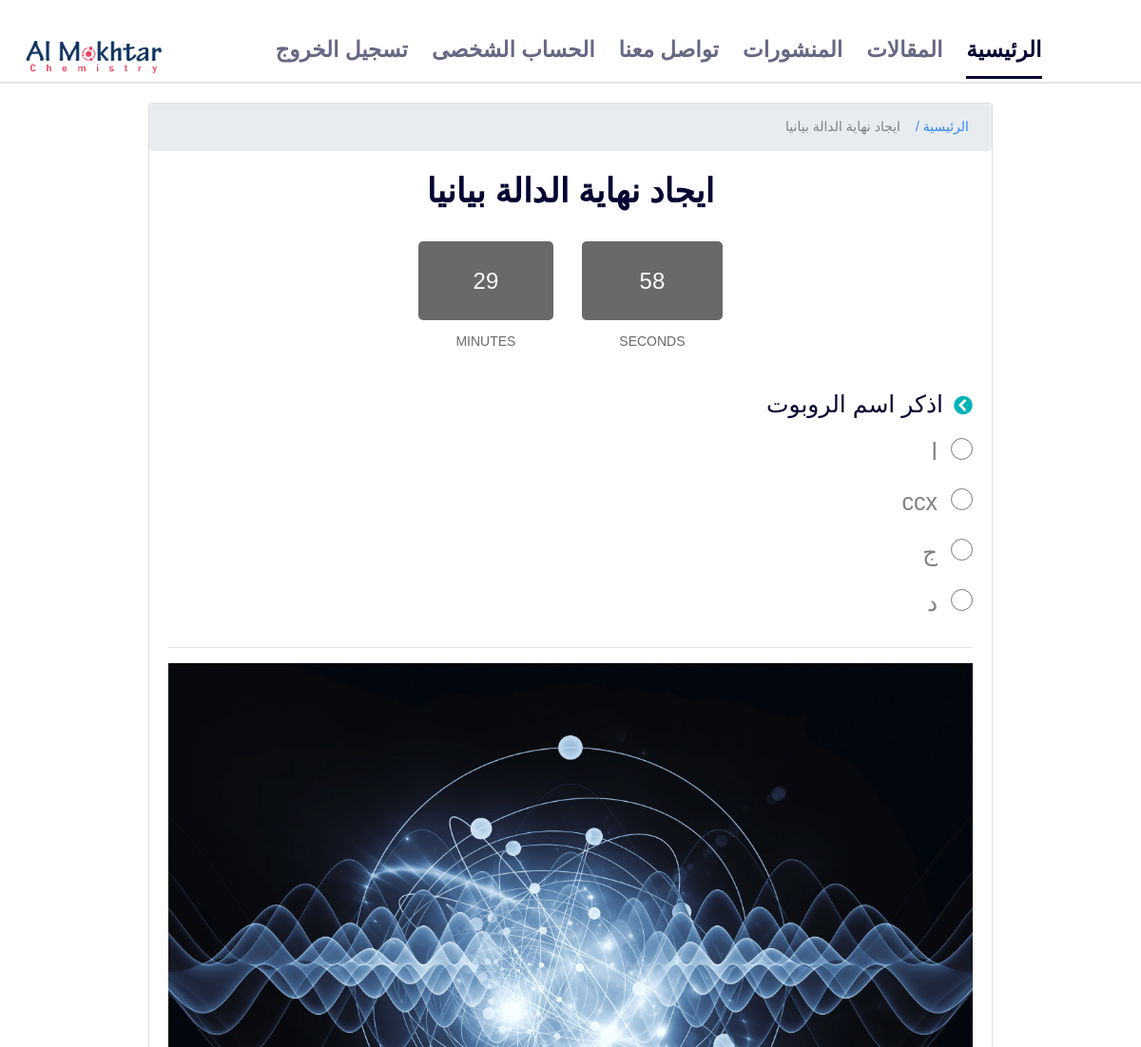
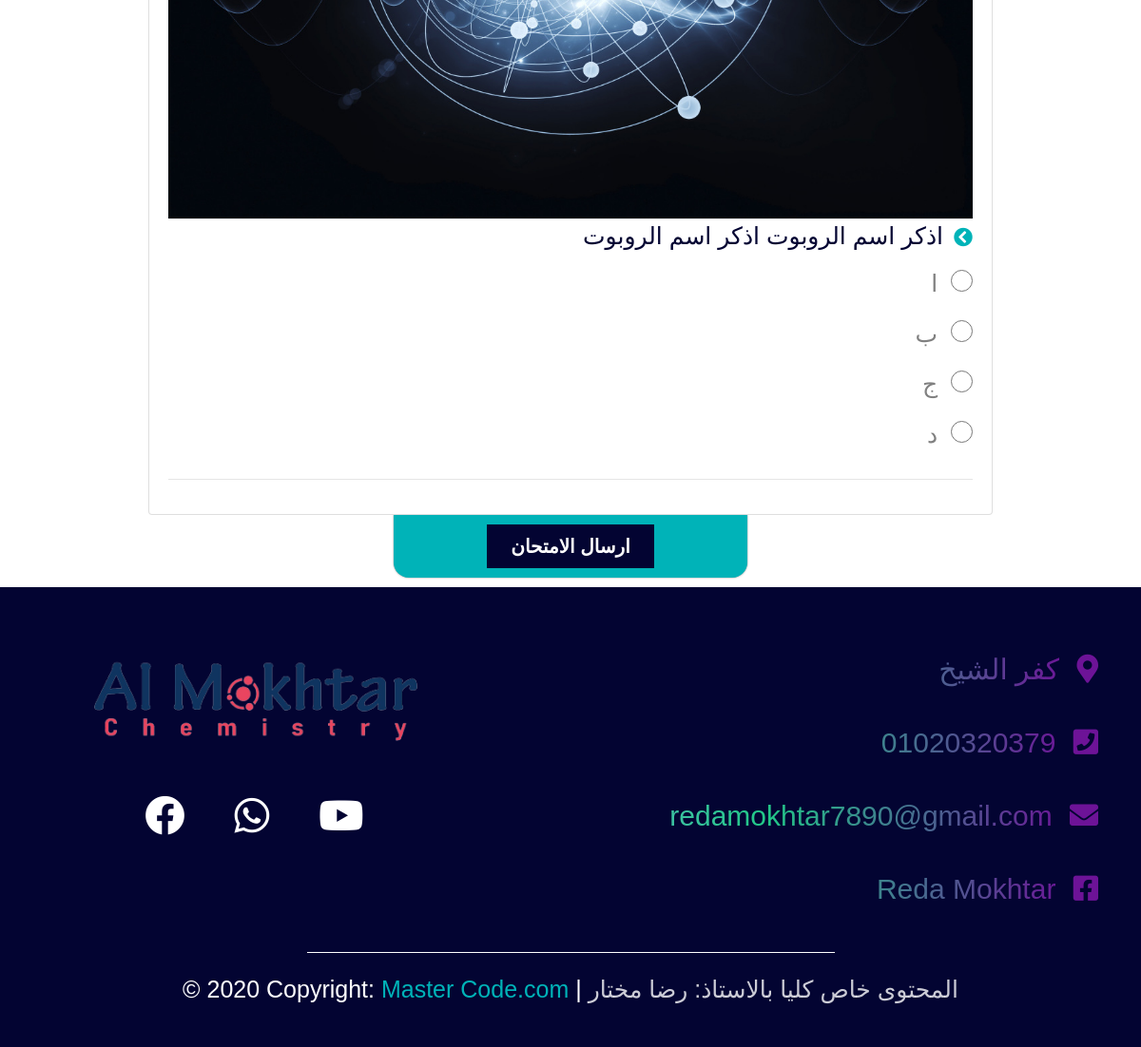
Page /exam.php?exam_id=6 (signed in) on the committed database (2 pictures, top to bottom).
### tables this page shows
CREATE TABLE `exams` (
  `exam_id` int(11) NOT NULL,
  `exam_name` varchar(255) NOT NULL,
  `exam_date` date NOT NULL,
  `categ_id` int(11) NOT NULL,
  `member_id` int(11) NOT NULL,
  `lesson_id` int(11) DEFAULT NULL,
  `link` varchar(225) NOT NULL,
  `exam_desc` text DEFAULT NULL
);

CREATE TABLE `question` (
  `id` int(11) NOT NULL,
  `exam_id` int(11) NOT NULL,
  `ques` text NOT NULL,
  `added_date` date NOT NULL,
  `answer_1` text NOT NULL,
  `answer_2` text NOT NULL,
  `answer_3` text NOT NULL,
  `answer_4` text NOT NULL,
  `right_answer` varchar(255) NOT NULL,
  `photo` varchar(225) NOT NULL
);

### exam.php (the view, shortened to what this page needs)
<?php
	include 'inital.php';
    $getUser = $con->prepare("SELECT * FROM members WHERE username = ?");
    $getUser->execute(array($sessionUser));
    $info = $getUser->fetch();
    if (isset($_SESSION['user']) && $info['regstatus'] == 1) {
        $exam_id = isset($_GET['exam_id']) && is_numeric($_GET['exam_id']) ? intval($_GET['exam_id']) : 0;
        $exams = $con->prepare("SELECT * FROM exams WHERE exam_id = ? ");
        $exams->execute(array($exam_id));
        $count = $exams->rowCount();
        if ($count > 0) {
            $exam = $exams->fetch();
?>
<body>
<div class="wrapper d-flex align-items-stretch">
    <div id="content">
        <?php include $tpl . 'partial/header_2.php'; ?>
        <section class="section7">
            <form class="sign" action="end.php?exam_id=<?php echo $exam['exam_id'];?>" method="POST">
                <div class="container exam">
                    <div class="card">
                        <nav aria-label="breadcrumb">
                            <ol class="breadcrumb">
                                <li class="ml-auto px-2"><?php echo $exam['exam_name'];?></li>
                                <li class="px-2"><a href="course_content.php"> / الرئيسية</a></li>
                            </ol>
                        </nav>
                        <h2 class="card-title text-center"><?php echo $exam['exam_name'];?></h2>
                        <div id="demoB" style="width: 100%;"></div>
                        <div class="card-body">
                                <div class="exam_content text-right">
                                <?php
                                    $stmt = $con->prepare("SELECT
                                                                *
                                                            FROM
                                                                question
                                                            where
                                                            exam_id = ?
                                                            ORDER BY RAND()
                                                            LIMIT 10");
                                    $stmt->execute(array($exam['exam_id']));
                                    $exams = $stmt->fetchAll();
                                    foreach ($exams as $exam ) { ?>
                                        <div class="question">
                                            <?php
                                                if (isset($exam['photo'])&&$exam['photo']!=='') {
                                                    ?>
                                                        <img src="admin/uploads/<?php echo $exam['photo']; ?>" width="100%">
                                                    <?php
                                                }
                                            ?>
                                            <h4> <?php echo$exam['ques']; ?><i class="fas fa-chevron-circle-left"></i></h4>
                                                <label style="font-size: 25px;"><?php echo $exam['answer_1']; ?></label>
                                                <input style="width: 23px;height:23px;" type="radio" name="<?php echo $exam['id']; ?>" value="<?php echo $exam['answer_1']; ?>"><br>
                                                <label style="font-size: 25px;"><?php echo $exam['answer_2']; ?></label>
                                                <input style="width: 23px;height:23px;" type="radio" name="<?php echo $exam['id']; ?>"  value="<?php echo $exam['answer_2']; ?>"><br>
                                                <label style="font-size: 25px;"><?php echo $exam['answer_3']; ?></label>
                                                <input style="width: 23px;height:23px;" type="radio" name="<?php echo $exam['id']; ?>"  value="<?php echo $exam['answer_3']; ?>"><br>
                                                <label style="font-size: 25px;"><?php echo $exam['answer_4']; ?></label>
                                                <input style="width: 23px;height:23px;" type="radio" name="<?php echo $exam['id']; ?>" value="<?php echo $exam['answer_4']; ?>"><br>
                                        </div>
                                        <hr>
                                <?php
                                }
                                ?>
                                </div>
                        </div>
                    </div>
                </div>
                <div class="content_control text-center">
                    <div class="center_content">
                        <button class="submit" name="exam">ارسال الامتحان</button>
                    </div>
                </div>
            </form>
        </section>
    </div>
</div>
<?php include $tpl . 'partial/footer.php'; ?>
</body>
<?php
include $tpl . 'scripts.php';
}else {
    echo '<div class="ads container text-right">';
        echo '<div class="alert alert-danger">لا يوجد امتحان بهذا العنوان حتى الان</div>';
    echo '</div>';
}
}else {
    header('Location: reg.php');
    exit();
}
?>

### layouts/css/index.css (style rules this page uses)
body { font-family: Almarai; overflow-x: hidden; }
.section7 .card { width: 80%; margin: auto; margin-top: 20px; }
.section7 .card h2 { font-size: 35px; font-weight: bold; color: #030432; }
.section7 .card h4 { color: #030432; font-size: 25px; }
.section7 .card h4 i { color: #00b3b8; font-size: 20px; margin-left: 11px; }
.section7 .card label { font-size: 19px; }
.section7 .card input { margin-left: 10px; }
.content_control, .content_control_2 { background-color: #00b3b8; width: 25%; margin: auto; margin-bottom: 10px; border-radius: 0 0 16px 16px; box-shadow: 0px 0px 2px; }
@media (max-width: 1200px) { .content_control, .content_control_2 { width: 31%; } }
.content_control button, .content_control_2 button { background-color: #030432; color: #fff; font-size: 20px; font-weight: bold; padding: 5px 25px; margin: 10px 0; border: none; }

### layouts/css/mains.css (style rules this page uses)
body { font-family: Almarai; }

### layouts/css/countdown-lights.css (style rules this page uses)
.countdown { display: flex; margin: 0 auto; max-width: 350px; font-family: Impact, Charcoal, sans-serif; text-align: center; }

### rows in the picture
exams: exam_name "ايجاد نهاية الدالة بيانيا"
question: ques "اذكر اسم الروبوت", answer_1 "ا", answer_2 "ccx", answer_3 "ج", answer_4 "د"
question: photo (picture), ques "اذكر اسم الروبوت اذكر اسم الروبوت", answer_1 "ا", answer_2 "ب", answer_3 "ج", answer_4 "د"
